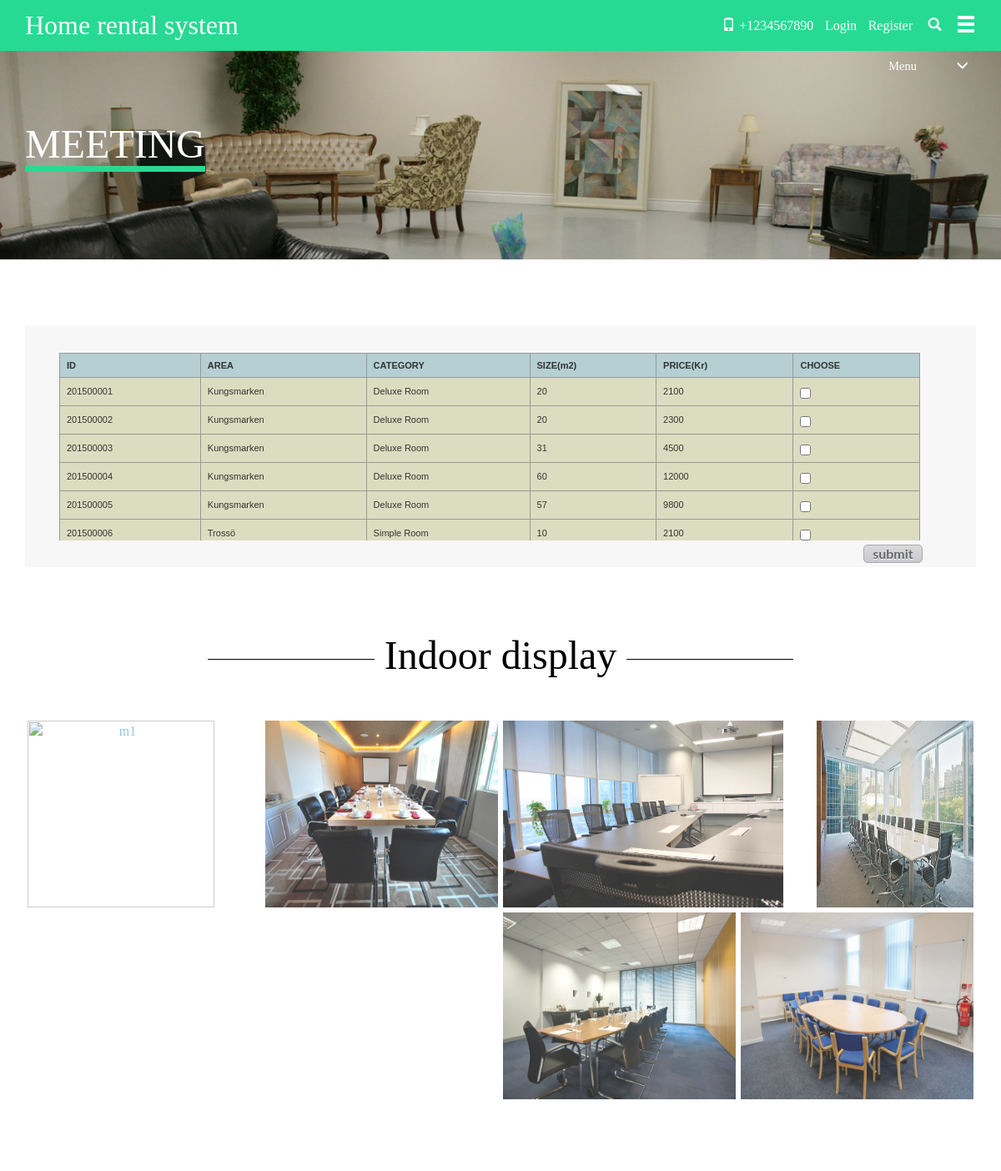
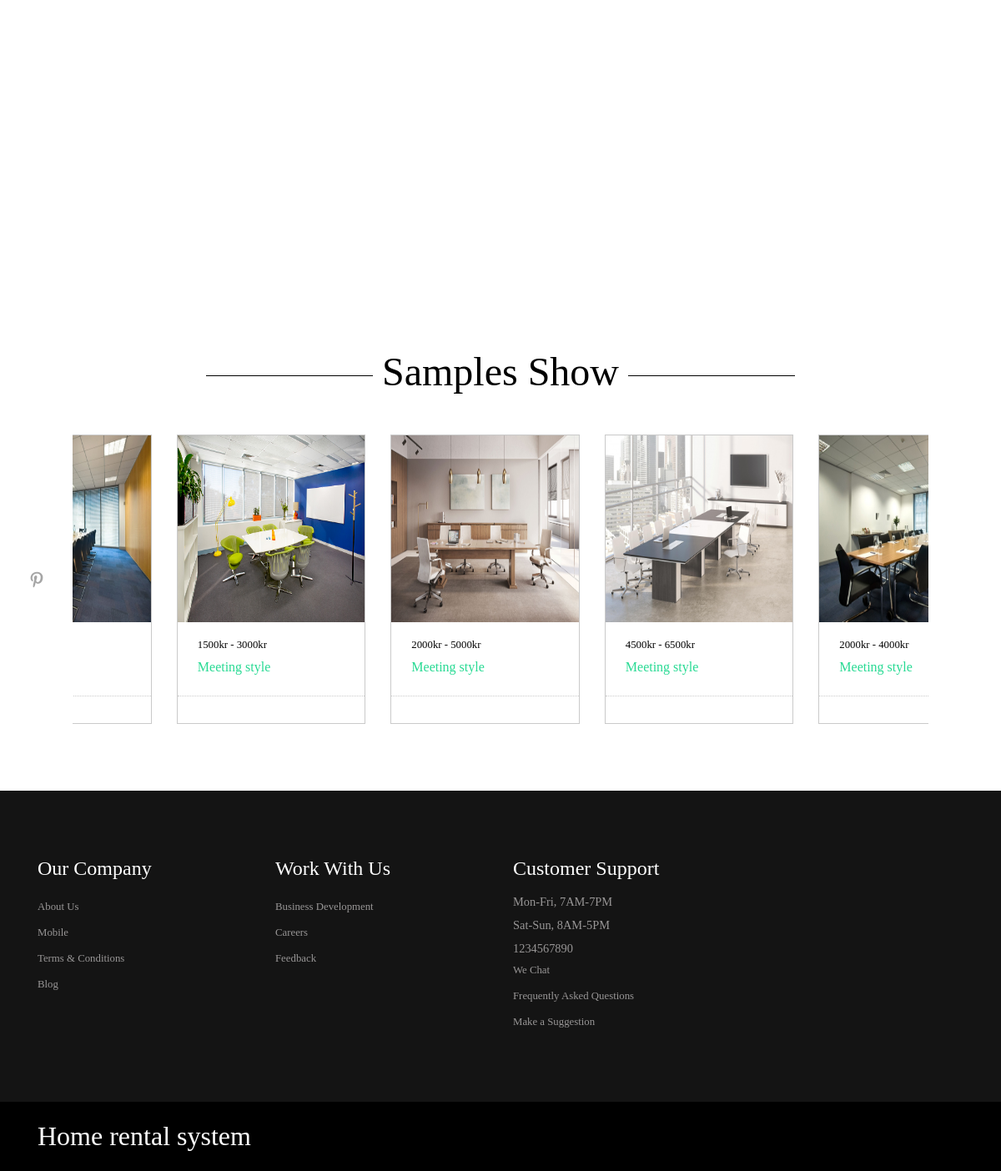
The page /meeting.php on the database its author committed (2 pictures, top to bottom).
### tables this page shows
CREATE TABLE `meeting` (
  `id` int(20) NOT NULL,
  `area` varchar(30) NOT NULL,
  `category` varchar(50) NOT NULL,
  `price` int(50) NOT NULL,
  `size` int(50) NOT NULL,
  `state` varchar(30) NOT NULL
);

### meeting.php (the view, shortened to what this page needs)
<html>
    <head>
        <link href="css/bootstrap.css" rel="stylesheet" type="text/css" media="all" />
        <link href="css/styles.css" rel="stylesheet">
        <link rel="stylesheet" href="css/layout.css" type="text/css" media="screen" />
        <link href="css/style.css" rel="stylesheet" type="text/css" media="all" />
    </head>
    <body>
        <div class="header">
            <div class="container">
                <div class="logo">
                    <h1><a href="index.php">Home rental system</a></h1>
                </div>
                <div class="top-nav">
                    <ul class="right-icons">
                        <li><span ><i class="glyphicon glyphicon-phone"> </i>+1234567890</span></li>
                        <?php if (isset($_SESSION['user_id'])) { ?>
                            <li><p style="color: white">Signed in as <?php echo $_SESSION['user_name']; ?></p></li>
                            <li><a href="logout.php">Log Out</a></li>
                        <?php } else { ?>
                            <li> </i><a href="login.php">Login</a></li>
                            <li><a href="register.php">Register</a></li>
                        <?php } ?>
                        <li><a class="play-icon popup-with-zoom-anim" href="#small-dialog"><i class="glyphicon glyphicon-search"> </i> </a></li>
                    </ul>
                    <div class="nav-icon">
                        <div class="hero fa-navicon fa-2x nav_slide_button" id="hero">
                            <a href="#"><i class="glyphicon glyphicon-menu-hamburger"></i> </a>
                        </div>
                    </div>
                    <div class="clearfix"> </div>
                    <link href="css/popuo-box.css" rel="stylesheet" type="text/css" media="all"/>
                </div>
                <div class="clearfix"> </div>
            </div>
        </div>
        <div class=" banner-buying">
            <div class=" container">
                <h3><span>Meeting</span></h3>
                <div class="menu-right">
                    <ul class="menu">
                        <li class="item1"><a href="#"> Menu<i class="glyphicon glyphicon-menu-down"> </i> </a>
                        </li>
                    </ul>
                </div>
                <div class="clearfix"> </div>
            </div>
        </div>
        <div class="container">
            <div class="price">
                <div class="price-grid" style="width:1050px; height:225px; overflow:scroll;">
                    <table class = "imagetable" style='text-align:left;' border='1' cellspacing="0" width="1032px" id="dataTableDetail" align="center">
                        <tr><th>ID</th><th>AREA</th><th>CATEGORY</th><th>SIZE(m2)</th><th>PRICE(Kr)</th><th>CHOOSE</th></tr>
                        <?php
                            $sql = mysql_query("select * from meeting");
                            $datarow = mysql_num_rows($sql);
                               for($i=0;$i<$datarow;$i++){
                                   $sql_arr = mysql_fetch_assoc($sql);
                                   $id = $sql_arr['id'];
                                   $area = $sql_arr['area'];
                                   $category = $sql_arr['category'];
                                   $size = $sql_arr['size'];
                                   $price = $sql_arr['price'];
                                   $state = $sql_arr['state'];
                                   echo "<tr><td>$id</td><td>$area</td><td>$category</td><td>$size</td><td>$price</td><td>$state</td></tr>";
                               }
                        ?>
                    </table>
                </div>
                <div class="submit_link">
                    <form action="confirmation.php" method = 'post'>
                        <input type="submit" value="submit">
                    </form>
                </div>
            </div>
            <div class="top-grid">
                <h3>Indoor display</h3>
                <div class="grid-at">
                    <div class="col-md-3 grid-city">
                        <div class="grid-lo">
                            <a href="#">
                                <figure class="effect-layla">
                                    <img class=" img-responsive" src="images/m1.jpg" alt="m1">
                                    <figcaption>
                                    </figcaption>
                                </figure>
                            </a>
                        </div>
                    </div>
                    <div class="col-md-3 grid-city">
                        <div class="grid-lo">
                            <a href="#">
                                <figure class="effect-layla">
                                    <img class=" img-responsive" src="images/m2.jpg" alt="m2">
                                    <figcaption>
                                    </figcaption>
                                </figure>
                            </a>
                        </div>
                    </div>
                    <div class="col-md-6 grid-city grid-city1">
                        <div class="grid-me">
                            <div class="col-md-8 grid-lo1">
                                <div class=" grid-lo">
                                    <a href="#">
                                        <figure class="effect-layla">
                                            <img class=" img-responsive" src="images/m3.jpg" alt="m3">
                                            <figcaption>
                                            </figcaption>
                                        </figure>
                                    </a>
                                </div>
                            </div>
                            <div class="col-md-4 grid-lo2">
                                <div class=" grid-lo">
                                    <a href="#">
                                        <figure class="effect-layla">
                                            <img class=" img-responsive" src="images/m4.jpg" alt="m4">
                                            <figcaption>
                                            </figcaption>
                                        </figure>
                                    </a>
                                </div>
                            </div>
                        </div>
                        <div class="grid-me">
                            <div class="col-md-6 grid-lo3">
                                <div class=" grid-lo">
                                    <a href="#">
                                        <figure class="effect-layla">
                                            <img class="img-responsive" src="images/m5.jpg" alt="m5">
                                            <figcaption>
                                            </figcaption>
                                        </figure>
                                    </a>
                                </div>
                            </div>
                            <div class="col-md-6 grid-lo4">
                                <div class=" grid-lo">
                                    <a href="#">
                                        <figure class="effect-layla">
                                            <img class="img-responsive" src="images/m6.jpg" alt="m6">
                                            <figcaption>
                                            </figcaption>
                                        </figure>
                                    </a>
                                </div>
                            </div>
                            <div class="clearfix"> </div>
                        </div>
                    </div>
                    <div class="clearfix"> </div>
                </div>
            </div>
        </div>
        <div class="container">
            <div class="future">
                <h3 >Samples Show</h3>
                <div class="content-bottom-in">
                    <ul id="flexiselDemo1">
                        <li><div class="project-fur">
                                <a href="#" ><img class="img-responsive" src="images/m7.jpg" alt="m7" />	</a>
                                <div class="fur">
                                    <div class="fur1">
                                        <span class="fur-money">2000kr - 4000kr </span>
                                        <h6 class="fur-name"><a href="#">Meeting style</a></h6>
                                        <span></span>
                                    </div>
                                    <div class="fur2">
                                    </div>
                                </div>
                            </div></li>
                        <li><div class="project-fur">
                                <a href="#" ><img class="img-responsive" src="images/m8.jpg" alt="m8" />	</a>
                                <div class="fur">
                                    <div class="fur1">
                                        <span class="fur-money">1500kr - 3000kr </span>
                                        <h6 class="fur-name"><a href="#">Meeting style</a></h6>
                                        <span></span>
                                    </div>
                                    <div class="fur2">
                                    </div>
                                </div>
                            </div></li>
                        <li><div class="project-fur">
                                <a href="#" ><img class="img-responsive" src="images/m9.jpg" alt="m9" />	</a>
                                <div class="fur">
                                    <div class="fur1">
                                        <span class="fur-money">2000kr - 5000kr </span>
                                        <h6 class="fur-name"><a href="#">Meeting style</a></h6>
                                        <span></span>
                                    </div>
                                    <div class="fur2">
                                    </div>
                                </div>
                            </div></li>
                        <li><div class="project-fur">
                                <a href="#" ><img class="img-responsive" src="images/m10.jpg" alt="m10" />	</a>
                                <div class="fur">
                                    <div class="fur1">
                                        <span class="fur-money">4500kr - 6500kr </span>
                                        <h6 class="fur-name"><a href="#">Meeting style</a></h6>
                                        <span></span>
                                    </div>
                                    <div class="fur2">
                                    </div>
                                </div>
                            </div></li>
                    </ul>
                </div>
            </div>
        </div>
        <div class="footer">
            <div class="container">
                <div class="footer-top-at">
                    <div class="col-md-3 amet-sed">
                        <h4>Our Company</h4>
                        <ul class="nav-bottom">
                            <li><a href="#">About Us</a></li>
                            <li><a href="#">Mobile</a></li>
                            <li><a href="#">Terms & Conditions</a></li>
                            <li><a href="#">Blog</a></li>
                        </ul>
                    </div>
                    <div class="col-md-3 amet-sed ">
                        <h4>Work With Us</h4>
                        <ul class="nav-bottom">
                            <li><a href="#">Business Development</a></li>
                            <li><a href="#">Careers</a></li>
                            <li><a href="#">Feedback</a></li>
                        </ul>
                    </div>
                    <div class="col-md-3 amet-sed">
                        <h4>Customer Support</h4>
                        <p>Mon-Fri, 7AM-7PM </p>
                        <p>Sat-Sun, 8AM-5PM </p>
                        <p>1234567890</p>
                        <ul class="nav-bottom">
                            <li><a href="#">We Chat</a></li>
                            <li><a href="#">Frequently Asked Questions</a></li>
                            <li><a href="m">Make a Suggestion</a></li>
                        </ul>
                    </div>
                    <div class="clearfix"> </div>
                </div>
            </div>
            <div class="footer-bottom">
                <div class="container">
                    <div class="col-md-4 footer-logo">
                        <h2><a href="index.php">Home rental system</a></h2>
                    </div>
                    <div class="col-md-8 footer-class">
                    </div>
                    <div class="clearfix"> </div>
                </div>
            </div>
        </div>
    </body>
</html>

### css/styles.css (style rules this page uses)
article, aside, details, figcaption, figure, footer, header, hgroup, nav, section, summary { display: block; }
html { font-size: 100%; -webkit-text-size-adjust: 100%; -ms-text-size-adjust: 100%; }
html, button, input, select, textarea { font-family: 'Lato', sans-serif; }
p, pre { margin: 1em 0; }
dl, menu, ol, ul { margin: 1em 0; }
menu, ol, ul { padding: 0 0 0 40px; }
img { border: 0; -ms-interpolation-mode: bicubic; }
figure { margin: 0; }
form { margin: 0; }
button, input, select, textarea { font-size: 100%; margin: 0; vertical-align: baseline; *vertical-align: middle; }
button, input { line-height: normal; }
button, html input[type="button"], input[type="reset"], input[type="submit"] { -webkit-appearance: button; cursor: pointer; *overflow: visible; }
input[type="checkbox"], input[type="radio"] { box-sizing: border-box; padding: 0; *height: 13px; *width: 13px; }
table { border-collapse: collapse; border-spacing: 0; }
.clearfix:after { visibility: hidden; display: block; font-size: 0; content: " "; clear: both; height: 0; }
.hero { padding: 0em 0; height: auto; }

### css/layout.css (style rules this page uses)
html, div, map, dt, isindex, form, header, aside, section, section, article, footer { display: block; }
html, body { height: 100%; margin: 0; padding: 0; font-family: "Helvetica Neue", Helvetica, Arial, Verdana, sans-serif; background: #F8F8F8; font-size: 12px; }
a:link, a:visited { color: #77BACE; text-decoration: none; }
input[type=submit] { background: #D0D1D4 url(../images/btn_submit.png) repeat-x; border: 1px solid #A8A9A8; -webkit-box-shadow: 0 1px 0 #fff; -moz-box-shadow: 0 1px 0 #fff; box-shadow: 0 1px 0 #fff; font-weight: bold; height: 22px; -webkit-border-radius: 5px; -moz-border-radius: 5px; border-radius: 5px; padding: 0 10px; color: #666; text-shadow: 0 1px 0 #fff; cursor: pointer; }
.submit_link { float: right; margin-right: 3%; padding: 5px 0; }

### meeting.php (style rules this page uses)
table.imagetable { font-family: verdana,arial,sans-serif; font-size:11px; color:#333333; border-width: 1px; border-color: #999999; border-collapse: collapse; }
table.imagetable th { background:#b5cfd2 url('cell-blue。jpg'); border-width: 1px; padding: 8px; border-style: solid; border-color: #999999; }
table.imagetable td { background:#dcddc0 url('cell-grey。jpg'); border-width: 1px; padding: 8px; border-style: solid; border-color: #999999; }

### rows shown on the page
meeting: id "201500001", area "Kungsmarken", category "Deluxe Room", size "20", price "2100"
meeting: id "201500002", area "Kungsmarken", category "Deluxe Room", size "20", price "2300"
meeting: id "201500003", area "Kungsmarken", category "Deluxe Room", size "31", price "4500"
meeting: id "201500004", area "Kungsmarken", category "Deluxe Room", size "60", price "12000"
meeting: id "201500005", area "Kungsmarken", category "Deluxe Room", size "57", price "9800"
meeting: id "201500006", area "Trossö", category "Simple Room", size "10", price "2100"
